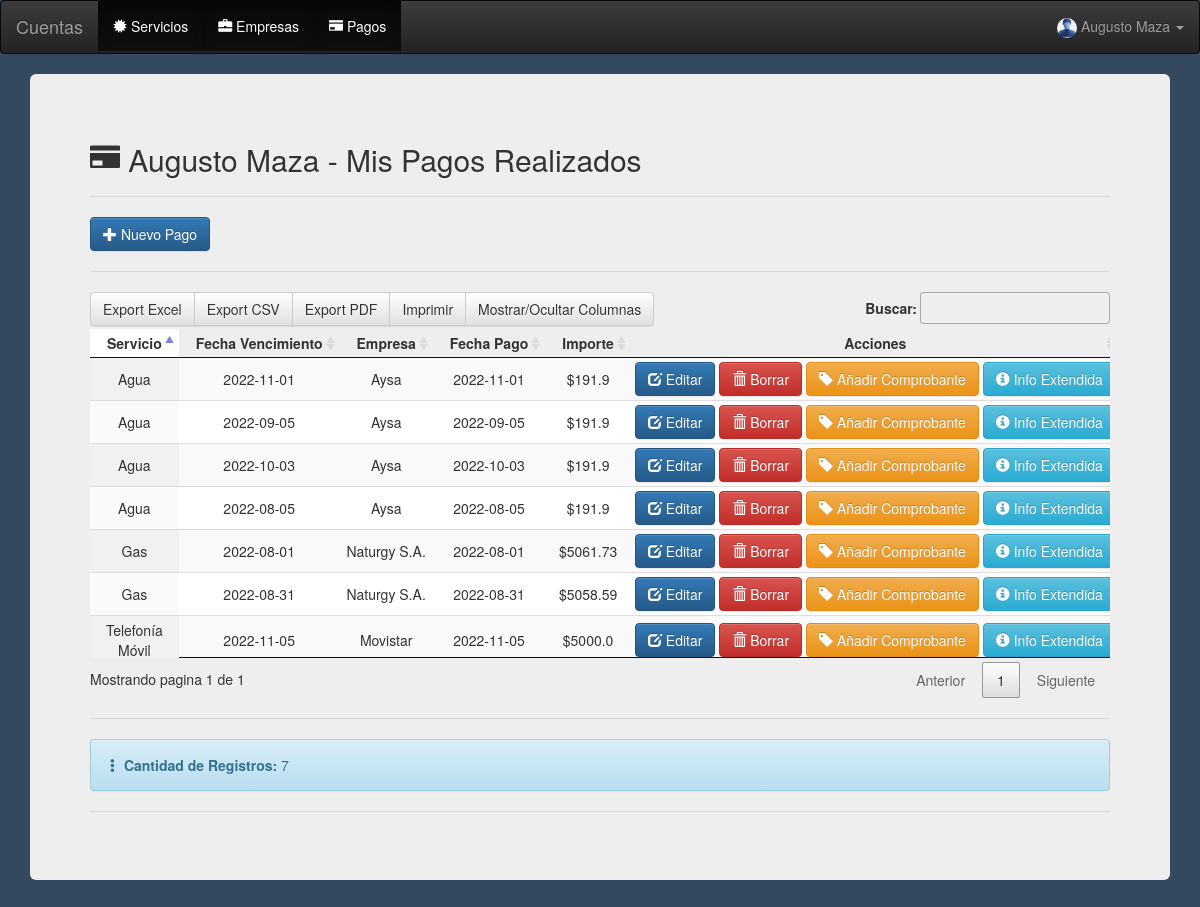
The app's page /pagos/1 (signed in), older data.
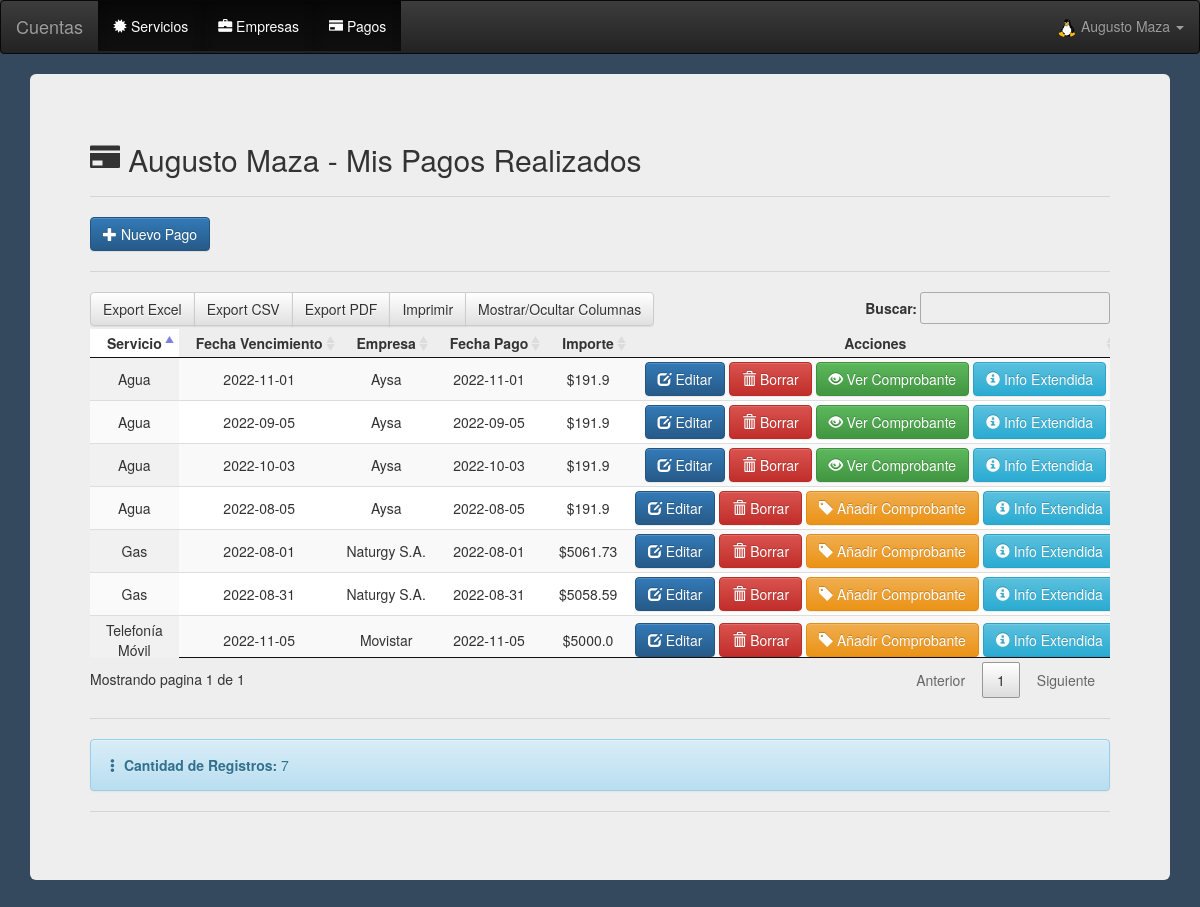
The same page, newer data.
### app/models.py (models this page shows)
class User(db.Model, UserMixin):
	id = db.Column(db.Integer, primary_key=True)
	name = db.Column(db.String(150))
	user = db.Column(db.String(150))
	email = db.Column(db.String(150), unique=True)
	password = db.Column(db.String(150))
	avatar = db.Column(db.String(200))
	role = db.Column(db.Integer)

class Pagos(db.Model):
	id = db.Column(db.Integer, primary_key=True, unique=True)
	servicio = db.Column(db.String(200))
	fecha_venc = db.Column(db.String(15))
	empresa = db.Column(db.String(200))
	fecha_pago = db.Column(db.String(15))
	importe = db.Column(db.Float)
	comprobante = db.Column(db.String(200))
	id_user = db.Column(db.Integer)

### app/views.py (the view)
@views.route('/pagos/<int:id>')
@login_required
def pagos(id):
	pays = Pagos.query.filter_by(id_user=id)
	count = Pagos.query.filter_by(id_user=id).count()
	return render_template('payments.html', pays=pays, count=count, user=current_user)

### app/__init__.py (called while the page is built)
def create_app():
	app = Flask(__name__)
	app.config['SECRET_KEY'] = 'cuentas'
	app.config['SQLALCHEMY_TRACK_MODIFICATIONS'] = True
	app.config['SQLALCHEMY_DATABASE_URI'] = f'sqlite:///{DB_NAME}'
	db.init_app(app)
	from .views import views
	from .auth import auth
	app.register_blueprint(views, url_prefix='/')
	app.register_blueprint(auth, url_prefix='/')
	from .models import User, Servicios, Empresas, Pagos
	create_database(app)
	login_manager = LoginManager()
	login_manager.login_view = 'auth.login'
	login_manager.init_app(app)
	@login_manager.user_loader
	def load_user(id):
		return User.query.get(int(id))
	return app

### app/templates/payments.html (shortened to what this page needs)
{% extends "index.html" %}
{% block content %}
  <div class="container-fluid">
    <div class="jumbotron">
      <h2><span class="glyphicon glyphicon-credit-card" aria-hidden="true"></span> {{ user.name }} - Mis Pagos Realizados</h2><hr>
      <a href="/agregar_pago/{{ user.id }}"><button type="button" class="btn btn-primary"><span class="glyphicon glyphicon-plus" aria-hidden="true"></span> Nuevo Pago</button></a><hr>
  <table class="display compact" style="width:100%" id="paymentTable">
    <thead>
      <tr>
        <th class='text-nowrap text-center'>Servicio</th>
        <th class='text-nowrap text-center'>Fecha Vencimiento</th>
        <th class='text-nowrap text-center'>Empresa</th>
        <th class='text-nowrap text-center'>Fecha Pago</th>
        <th class='text-nowrap text-center'>Importe</th>
        <th class='text-nowrap text-center'>Acciones</th>
      </tr>
    </thead>
    <tbody>
      {% for pay in pays %}
        <tr>
          <td align="center">{{ pay.servicio }}</td>
          <td align="center">{{ pay.fecha_venc }}</td>
          <td align="center">{{ pay.empresa }}</td>
          <td align="center">{{ pay.fecha_pago }}</td>
          <td align="center">${{ pay.importe }}</td>
          <td class='text-nowrap' align="center">
              <a href="/update_payment/{{ pay.id }}" class="btn btn-primary "><span class="glyphicon glyphicon-edit" aria-hidden="true"></span> Editar</a>
              <a href="/delete_payment/{{ pay.id }}" class="btn btn-danger"><span class="glyphicon glyphicon-trash" aria-hidden="true"></span> Borrar</a>
              {% if pay.comprobante is none %}
              <a href="/add_ticket/{{ pay.id }}" class="btn btn-warning"><span class="glyphicon glyphicon-tag" aria-hidden="true"></span> Añadir Comprobante</a>
              {% else %}
              <a href="/open_ticket/{{ pay.comprobante }}" class="btn btn-success" target="_blank"><span class="glyphicon glyphicon-eye-open" aria-hidden="true"></span> Ver Comprobante</a>
              {% endif %}
              <a href="/info_extended/{{ pay.id }}" class="btn btn-info"><span class="glyphicon glyphicon-info-sign" aria-hidden="true"></span> Info Extendida</a>
          </td>
        </tr>
      {% endfor %}
    </tbody>
  </table><hr>
  <div class="alert alert-info"><span class="glyphicon glyphicon-option-vertical" aria-hidden="true"></span> <strong>Cantidad de Registros:</strong> {{ count }} </div><hr>
</div>
</div>
{% endblock %}

### app/templates/index.html (shortened to what this page needs)
<!DOCTYPE html>
<html lang="es">
<head>
    <link rel="stylesheet" href="{{ url_for('static', filename='skeleton/css/bootstrap.min.css') }}" >
    <link rel="stylesheet" href="{{ url_for('static', filename='skeleton/css/bootstrap-theme.css') }}" >
    <link rel="stylesheet" href="{{ url_for('static', filename='skeleton/css/bootstrap-theme.min.css') }}" >
    <link rel="stylesheet" href="{{ url_for('static', filename='skeleton/css/scrolling-nav.css') }}" >
    <link rel="stylesheet" href="{{ url_for('static', filename='skeleton/css/index.css') }}" >
    <link rel="stylesheet" href="{{ url_for('static', filename='skeleton/Chart.js/Chart.min.css') }}" >
    <link rel="stylesheet" href="{{ url_for('static', filename='skeleton/Chart.js/Chart.css') }}" >
    <link rel="stylesheet" href="{{ url_for('static', filename='skeleton/css/jquery.dataTables.min.css') }}" >
    <link rel="stylesheet" href="{{ url_for('static', filename='skeleton/dataTables/buttons.dataTables.min.css') }}" >
    <link rel="stylesheet" href="{{ url_for('static', filename='skeleton/css/buttons.dataTables.min.css') }}" >
    <link rel="stylesheet" href="{{ url_for('static', filename='skeleton/css/buttons.bootstrap.min.css') }}" >
    <link rel="stylesheet" href="{{ url_for('static', filename='skeleton/css/jquery.dataTables-1.11.5.min.css') }}" >
    <link rel="stylesheet" href="{{ url_for('static', filename='skeleton/dataTables/fixedColumns.dataTables.min.css') }}" >
</head>
<body style="background-color: #34495e;" onload="nobackbutton();">
<nav class="navbar navbar-inverse">
  <div class="container-fluid">
    <div class="navbar-header">
      {% if user.is_authenticated %}
        <a class="navbar-brand" href="/main">Cuentas</a>
      {% else %}
        <a class="navbar-brand" href="/">Cuentas</a>
      {% endif %}
    </div>
    <ul class="nav navbar-nav">
      {% if user.is_authenticated %}
      <li class="active"><a href="/servicios"><span class="glyphicon glyphicon-certificate" aria-hidden="true"></span> Servicios</a></li>
      <li class="active"><a href="/empresas"><span class="glyphicon glyphicon-briefcase" aria-hidden="true"></span> Empresas</a></li>
      <li class="active"><a href="/pagos/{{ user.id }}"><span class="glyphicon glyphicon-credit-card" aria-hidden="true"></span> Pagos</a></li>
    </ul>
    <ul class="nav navbar-nav navbar-right">
      <li class="dropdown">
        <a class="dropdown-toggle" data-toggle="dropdown" href="#"><img src="static/uploads/{{ user.avatar }}" alt="user" class="avatar"> {{ user.name }}
        <span class="caret"></span></a>
      </li>
    </ul>
      {% else %}
      <li><a href="/sign-up"><span class="glyphicon glyphicon-user"></span> Registrarse</a></li>
      <li><a href="/login"><span class="glyphicon glyphicon-log-in"></span> Ingresar</a></li>
      <li><a href="/password"><span class="glyphicon glyphicon-exclamation-sign"></span> Olvidé mi Password</a></li>
      {% endif %}
  </div>
</nav>
<div class="container-fluid">
  {% block content %}{% endblock %}
</div>
</body>
</html>

### app/static/skeleton/css/index.css (style rules this page uses)
.avatar { vertical-align: middle; horizontal-align: right; width: 20px; height: 20px; border-radius: 60%; }

Row changes from the older to the newer data that the page shows:
changed User "Augusto Maza": avatar: a different picture
changed Pagos (number 1 of 7 on the later page): comprobante "Añadir Comprobante" → "Ver Comprobante"
changed Pagos (number 2 of 7 on the later page): comprobante "Añadir Comprobante" → "Ver Comprobante"
changed Pagos (number 3 of 7 on the later page): comprobante "Añadir Comprobante" → "Ver Comprobante"
